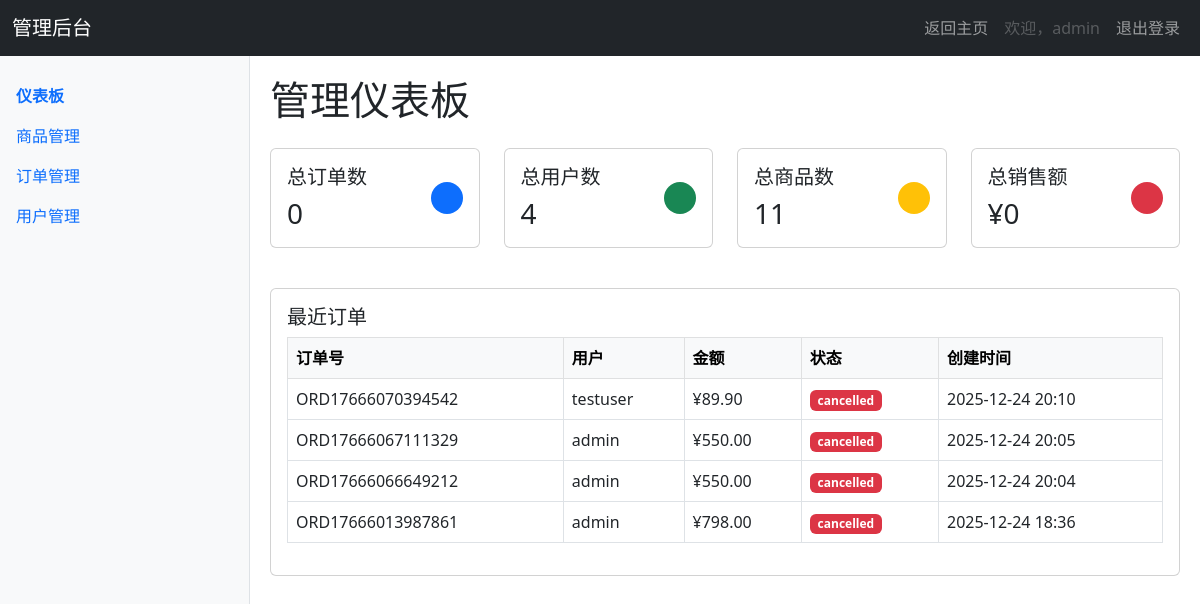
The app's page /admin/dashboard (signed in), older data.
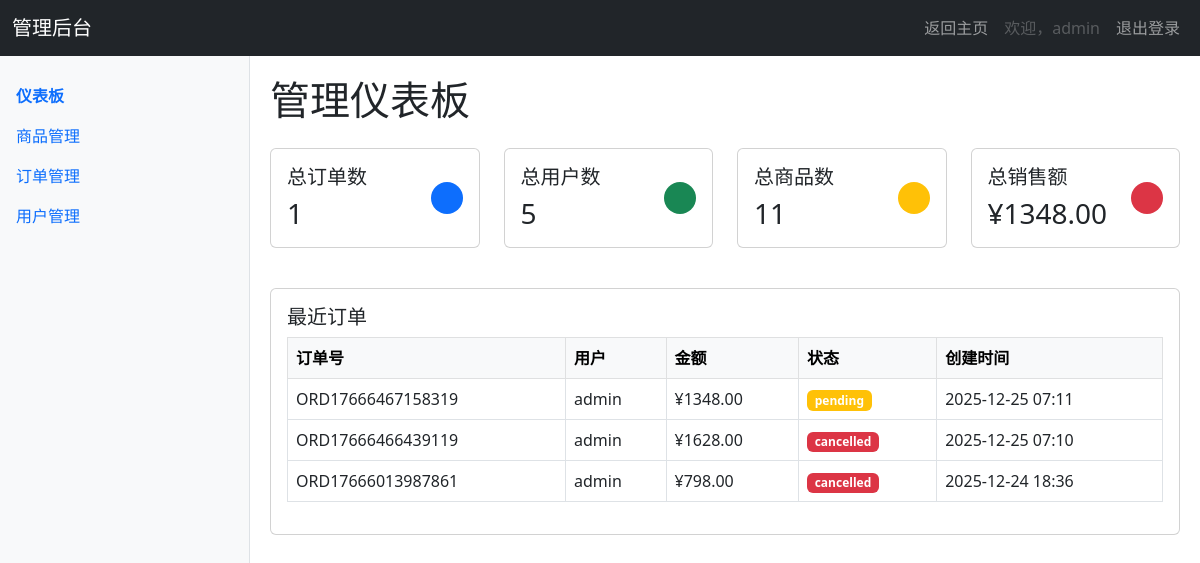
The same page, newer data.
### app/models.py (models this page shows, shortened)
class Order(db.Model):
    __tablename__ = 'orders'
    id = db.Column(db.Integer, primary_key=True)
    order_number = db.Column(db.String(50), unique=True, nullable=False)
    user_id = db.Column(db.Integer, db.ForeignKey('users.id'), nullable=False)
    total_amount = db.Column(db.Numeric(10, 2), nullable=False)
    status = db.Column(db.Enum('pending', 'paid', 'shipped', 'delivered', 'cancelled'),
                       default='pending')
    shipping_address = db.Column(db.Text)
    payment_method = db.Column(db.String(50))
    notes = db.Column(db.Text)
    created_at = db.Column(db.DateTime, default=datetime.utcnow)
    updated_at = db.Column(db.DateTime, default=datetime.utcnow, onupdate=datetime.utcnow)
    items = db.relationship('OrderItem', backref='order', lazy='dynamic', cascade='all, delete-orphan')

class User(UserMixin, db.Model):
    __tablename__ = 'users'
    id = db.Column(db.Integer, primary_key=True)
    username = db.Column(db.String(64), unique=True, nullable=False, index=True)
    email = db.Column(db.String(120), unique=True, nullable=False, index=True)
    password_hash = db.Column(db.String(256), nullable=False)
    is_admin = db.Column(db.Boolean, default=False)
    is_active = db.Column(db.Boolean, default=True)
    created_at = db.Column(db.DateTime, default=datetime.utcnow)
    last_login = db.Column(db.DateTime)
    phone = db.Column(db.String(20))
    address = db.Column(db.Text)
    avatar = db.Column(db.String(200), default='default_avatar.png')
    carts = db.relationship('Cart', backref='user', lazy='dynamic')
    orders = db.relationship('Order', backref='user', lazy='dynamic')
    reviews = db.relationship('Review', backref='user', lazy='dynamic')
    logs = db.relationship('UserLog', backref='user', lazy='dynamic')

### app/admin/routes.py (the view)
@admin.route('/dashboard')
@admin_required
def dashboard():
    total_orders = Order.query.filter_by(status='pending').count()
    total_users = User.query.count()
    total_products = Product.query.count()
    total_revenue = db.session.query(db.func.sum(Order.total_amount)).filter_by(status='pending').scalar() or 0
    recent_orders = Order.query.order_by(Order.created_at.desc()).limit(5).all()
    return render_template('dashboard.html',
                         total_orders=total_orders,
                         total_users=total_users,
                         total_products=total_products,
                         total_revenue=total_revenue,
                         recent_orders=recent_orders)

### app/admin/routes.py (called while the page is built)
def admin_required(f):
    from functools import wraps
    @wraps(f)
    def decorated_function(*args, **kwargs):
        if not current_user.is_authenticated or not current_user.is_admin:
            abort(403)
        return f(*args, **kwargs)
    return decorated_function

@admin.before_request
@login_required
def check_admin():
    if not current_user.is_admin:
        abort(403)

### app/context_processors.py (called while the page is built)
def inject_now():
    return {'now': datetime.utcnow()}

def inject_categories():
    try:
        categories = Category.query.order_by(Category.name).all()
        return {'categories': categories}
    except:
        return {'categories': []}

def inject_cart_info():
    from flask_login import current_user
    cart_items_count = 0
    cart_total_amount = 0
    if current_user.is_authenticated:
        try:
            cart = Cart.query.filter_by(user_id=current_user.id).first()
            if cart:
                cart_items_count = cart.total_quantity
                cart_total_amount = float(cart.total_price)
        except:
            pass
    return {
        'cart_items_count': cart_items_count,
        'cart_total_amount': cart_total_amount
    }

### app/admin/templates/dashboard.html (shortened to what this page needs)
{% extends "admin_base.html" %}
{% block content %}
    <h1 class="mb-4">管理仪表板</h1>
    <div class="row mb-4">
        <div class="col-md-3 mb-3">
            <div class="card">
                <div class="card-body">
                    <div class="d-flex justify-content-between align-items-center">
                        <div>
                            <h5 class="card-title">总订单数</h5>
                            <h3 class="card-text">{{ total_orders }}</h3>
                        </div>
                        <div class="bg-primary text-white p-3 rounded-circle">
                        </div>
                    </div>
                </div>
            </div>
        </div>
        <div class="col-md-3 mb-3">
            <div class="card">
                <div class="card-body">
                    <div class="d-flex justify-content-between align-items-center">
                        <div>
                            <h5 class="card-title">总用户数</h5>
                            <h3 class="card-text">{{ total_users }}</h3>
                        </div>
                        <div class="bg-success text-white p-3 rounded-circle">
                        </div>
                    </div>
                </div>
            </div>
        </div>
        <div class="col-md-3 mb-3">
            <div class="card">
                <div class="card-body">
                    <div class="d-flex justify-content-between align-items-center">
                        <div>
                            <h5 class="card-title">总商品数</h5>
                            <h3 class="card-text">{{ total_products }}</h3>
                        </div>
                        <div class="bg-warning text-white p-3 rounded-circle">
                        </div>
                    </div>
                </div>
            </div>
        </div>
        <div class="col-md-3 mb-3">
            <div class="card">
                <div class="card-body">
                    <div class="d-flex justify-content-between align-items-center">
                        <div>
                            <h5 class="card-title">总销售额</h5>
                            <h3 class="card-text">¥{{ total_revenue }}</h3>
                        </div>
                        <div class="bg-danger text-white p-3 rounded-circle">
                        </div>
                    </div>
                </div>
            </div>
        </div>
    </div>
    <div class="card mb-4">
        <div class="card-body">
            <h5 class="card-title">最近订单</h5>
            <div class="table-responsive">
                <table class="table table-bordered table-hover">
                    <thead class="table-light">
                        <tr>
                            <th>订单号</th>
                            <th>用户</th>
                            <th>金额</th>
                            <th>状态</th>
                            <th>创建时间</th>
                        </tr>
                    </thead>
                    <tbody>
                        {% for order in recent_orders %}
                            <tr>
                                <td>{{ order.order_number }}</td>
                                <td>{{ order.user.username }}</td>
                                <td>¥{{ order.total_amount }}</td>
                                <td>
                                    <span class="badge {% if order.status == 'paid' %}bg-success{% elif order.status == 'pending' %}bg-warning{% else %}bg-danger{% endif %}">
                                        {{ order.status }}
                                    </span>
                                </td>
                                <td>{{ order.created_at.strftime('%Y-%m-%d %H:%M') }}</td>
                            </tr>
                        {% else %}
                            <tr>
                                <td colspan="5" class="text-center">暂无订单</td>
                            </tr>
                        {% endfor %}
                    </tbody>
                </table>
            </div>
        </div>
    </div>
{% endblock %}

Row changes from the older to the newer data that the page shows:
removed Order: order_number "ORD17666070394542", user.username "testuser", total_amount "89.90", status "cancelled", created_at "2025-12-24 20:10"
changed Order: order_number "ORD17666067111329" → "ORD17666467158319"; total_amount "550.00" → "1348.00"; status "cancelled" → "pending"; created_at "2025-12-24 20:05" → "2025-12-25 07:11"
changed Order: order_number "ORD17666066649212" → "ORD17666466439119"; total_amount "550.00" → "1628.00"; created_at "2025-12-24 20:04" → "2025-12-25 07:10"
Text that changed along with them:
{{ total_orders }}: "0" → "1"
{{ total_users }}: "4" → "5"
{{ total_revenue }}: "0" → "1348.00"
